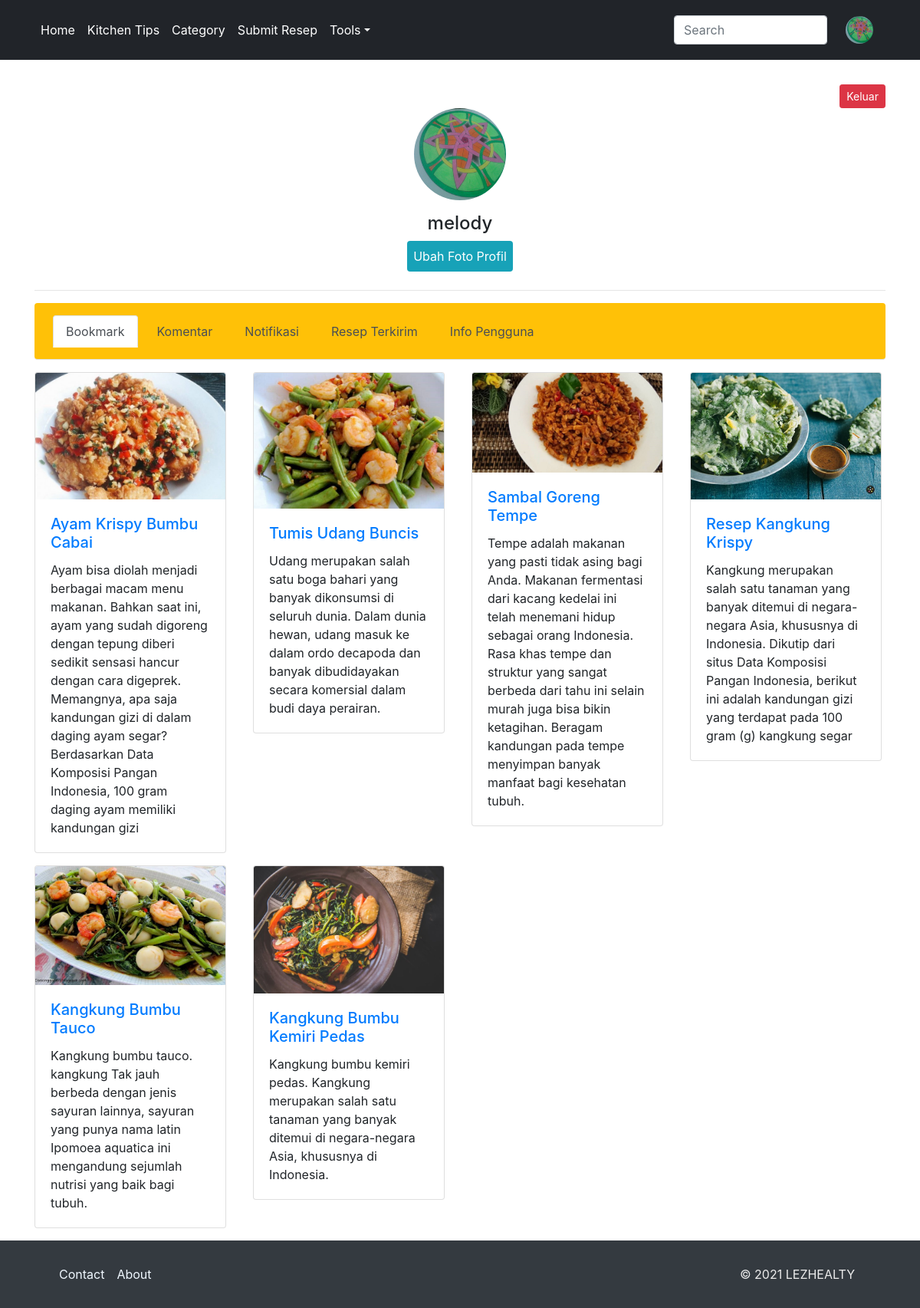
The app's page /profile.php (signed in) with its own data.
### tables this page shows
CREATE TABLE `user` (
  `username` varchar(50) NOT NULL,
  `password` varchar(255) NOT NULL,
  `email` varchar(50) NOT NULL,
  `nohp` int(50) NOT NULL,
  `gambar` varchar(255) NOT NULL
);

CREATE TABLE `bookmark` (
  `id` int(11) NOT NULL,
  `username` varchar(255) NOT NULL,
  `blog_name` varchar(255) NOT NULL,
  `status` varchar(5) NOT NULL
);

CREATE TABLE `resep` (
  `id` int(11) NOT NULL,
  `sumber` varchar(50) NOT NULL,
  `judul` varchar(50) NOT NULL,
  `deskripsi` varchar(1000) NOT NULL,
  `tag1` varchar(20) NOT NULL,
  `tag2` varchar(20) NOT NULL,
  `tag3` varchar(20) NOT NULL,
  `tag4` varchar(20) NOT NULL
);

### function.php (called while the page is built, shortened)
<?php
    $conn = mysqli_connect("localhost","root","","food_and_health");
    function queryResep($x){
    global $conn;
    $result = $conn->query($x);
    $rows = [];
    while ($row = mysqli_fetch_assoc($result)){
            $rows[] = $row;
        }
    return $rows;
    }
    function apply_foto_profil(){
        global $conn;
        $username = $_SESSION["username"];
        $result = $conn->query("SELECT * FROM user WHERE username = '$username'");
        $rows = [];
        while ($row = $result -> fetch_assoc()){
            $rows[] = $row;
        }
        if (isset($rows[0]["gambar"])) {
            $namafile = $rows[0]["gambar"];
            return $namafile;
        }
        else{
            return false;
        }
    }
?>

### profile.php (the view, shortened to what this page needs)
<?php
  require 'function.php';
  $username_profile = $_SESSION["username"];
  $recipe = queryResep("SELECT blog_name FROM bookmark WHERE username = '$username_profile' AND status = 'ON'");
?>
<!DOCTYPE html>
<html>
<head>
    <link rel="stylesheet" href="https://cdn.jsdelivr.net/npm/bootstrap@4.6.0/dist/css/bootstrap.min.css">
    <link rel="stylesheet" type="text/css" href="https://stackpath.bootstrapcdn.com/font-awesome/4.7.0/css/font-awesome.min.css">
</head>
<body>
<nav class="navbar navbar-expand-lg navbar-dark bg-dark fixed-top p-3 navbar4bg">
    <div class="container">
    <div class="collapse navbar-collapse" id="navbarTogglerDemo01">
        <ul class="navbar-nav mr-auto mt-2 mt-lg-0">
          <li class="nav-item">
            <a class="nav-link text-white" href="index.php">Home </a>
          </li>
          <li class="nav-item">
            <a class="nav-link text-white" href="kitchen-tips.php">Kitchen Tips</a>
          </li>
          <li class="nav-item">
            <a class="nav-link text-white" href="category.php">Category</a>
          </li>
          <li class="nav-item">
            <a class="nav-link text-white" href="submit-recipe.php">Submit Resep</a>
          </li>
          <li class="nav-item dropdown">
            <a class="nav-link dropdown-toggle text-white" href="#" id="navbarDropdown" role="button" data-toggle="dropdown" aria-haspopup="true" aria-expanded="false">
            Tools</a>
          </li>
        </ul>
      <form class="form-inline my-2 my-lg-0" action="result.php" method="get">
          <input class="form-control me-2" style="width:200px" name="keyword" placeholder="Search" aria-label="Search">
      </form>
      <span>
      <?php if (!apply_foto_profil()) : ?>
          <a class="navbar-brand ml-4" href="login.php">
            <img class="rounded-circle" src="img/avatar.jpg" alt="..." height="36" width="36" />
          </a>
        <?php else : ?>
          <a class="navbar-brand ml-4" href="login.php">
            <img class="rounded-circle" src="upload/foto-profil/<?=apply_foto_profil()?>" alt="..." height="36" width="36" />
          </a>
          <?php endif ?>
      </span>
    </div>
    </div>
  </nav>
  <div class="container" style="margin-top:110px">
    <div class="d-flex justify-content-end">
    <form action="" method="post">
    <button class="btn btn-danger btn-sm" name="logout" id="logout" value="1">Keluar</button>
    </form>
    </div>
    <div class="d-flex justify-content-center">
    <?php if (!apply_foto_profil()) : ?>
      <img class="rounded-circle" src="img/avatar.jpg" alt="..." height="100" />
    <?php else : ?>
    <img class="rounded-circle" src="upload/foto-profil/<?=apply_foto_profil()?>" alt="..." height="120" width="120" />
    <?php endif?>
    </div>
      <div class="d-flex mt-3 justify-content-center">
      <h4><?=$_SESSION["username"]?></h4>
      </div>
      <div class="d-flex justify-content-center">
        <form id="form_pp" action="" method="post" enctype="multipart/form-data">
          <label  class="btn-info p-2 rounded" for="profile_pic">Ubah Foto Profil</label>
        </form>
      </div>
      <hr/>
        <nav>
          <div class="nav nav-tabs bg-warning rounded p-3 mb-3 justify-content-left" id="nav-tab" role="tablist";">
            <a class="nav-item nav-link select active ml-2" id="nav-home-tab" data-toggle="tab" href="#nav-home" role="tab" aria-controls="nav-home" aria-selected="true">Bookmark</a>
            <a class="nav-item nav-link select ml-2" id="nav-profile-tab" data-toggle="tab" href="#nav-profile" role="tab" aria-controls="nav-profile" aria-selected="false">Komentar</a>
            <a class="nav-item nav-link select ml-2" id="nav-profile0-tab" data-toggle="tab" href="#nav-profile0" role="tab" aria-controls="nav-profile0" aria-selected="false">Notifikasi</a>
            <a class="nav-item nav-link select ml-2" id="nav-profile1-tab" data-toggle="tab" href="#nav-profile1" role="tab" aria-controls="nav-profile1" aria-selected="false">Resep Terkirim</a>
            <a class="nav-item nav-link select ml-2" id="nav-profile2-tab" data-toggle="tab" href="#nav-profile2" role="tab" aria-controls="nav-profile2" aria-selected="false">Info Pengguna</a>
          </div>
        </nav>
        <div class="tab-content " id="nav-tabContent">
          <div class="tab-pane fade show active" id="nav-home" role="tabpanel" aria-labelledby="nav-home-tab">
          <div class="row">
         <?php foreach($recipe as $card) :?>
          <div class="col-3">
          <div class="card mb-3" style="width: 250px;">
              <img src="blog/<?=$card["blog_name"].".jpg"?>" class="card-img-top" alt="..." />
              <div class="card-body">
                <?php
                $blog_name = $card['blog_name'];
                $nama_resep = queryResep("SELECT * FROM resep WHERE sumber = '$blog_name'")
                ?>
                <a href="blog/<?=$card["blog_name"].".php";?>" class="text-decoration-none hover-orange">
                <h5 class="card-title"><?=$nama_resep[0]["judul"];?></h5>
                </a>
                <p class="card-text"><?=$nama_resep[0]["deskripsi"] ?></p>
              </div>
            </div>
          </div>
          <?php endforeach?>
          </div>
          </div>
        </div>
    </div>
    <div class="bg-dark">
    <div class="container">
      <div class="p-4 footer-blog">
      <div class="row">
        <div class="col-9">
            <ul class="nav">
            <li class="nav-item"><a href="../contact.php" class="nav-link px-2 text-muted contact-about">Contact</a></li>
            <li class="nav-item"><a href="../about.php" class="nav-link px-2 text-muted contact-about">About</a></li>
            </ul>
        </div>
        <div class="col-3">
            <ul class="nav justify-content-end">
            <li class="nav-item"><a class="nav-link copyright">&copy; 2021 LEZHEALTY</a></li>
            </ul>
        </div>
        </div>
      </div>
    </div>
  </div>
</body>
</html>

### records on screen
user: gambar (picture)
bookmark: blog_name (picture), resep.judul "Ayam Krispy Bumbu Cabai", resep.deskripsi "Ayam bisa diolah menjadi berbagai macam menu makanan. Bahkan saat ini, ayam yang sudah digoreng dengan tepung diberi sedikit sensasi hancur dengan cara digeprek. Memangnya, apa saja kandungan gizi di dalam daging ayam segar? Berdasarkan Data Komposisi Pangan Indonesia, 100 gram daging ayam memiliki kandungan gizi"
bookmark: blog_name (picture), resep.judul "Tumis Udang Buncis", resep.deskripsi "Udang merupakan salah satu boga bahari yang banyak dikonsumsi di seluruh dunia. Dalam dunia hewan, udang masuk ke dalam ordo decapoda dan banyak dibudidayakan secara komersial dalam budi daya perairan."
bookmark: blog_name (picture), resep.judul "Sambal Goreng Tempe", resep.deskripsi "Tempe adalah makanan yang pasti tidak asing bagi Anda. Makanan fermentasi dari kacang kedelai ini telah menemani hidup sebagai orang Indonesia. Rasa khas tempe dan struktur yang sangat berbeda dari tahu ini selain murah juga bisa bikin ketagihan. Beragam kandungan pada tempe menyimpan banyak manfaat bagi kesehatan tubuh."
bookmark: blog_name (picture), resep.judul "Resep Kangkung Krispy", resep.deskripsi "Kangkung merupakan salah satu tanaman yang banyak ditemui di negara-negara Asia, khususnya di Indonesia. Dikutip dari situs Data Komposisi Pangan Indonesia, berikut ini adalah kandungan gizi yang terdapat pada 100 gram (g) kangkung segar"
bookmark: blog_name (picture), resep.judul "Kangkung Bumbu Tauco", resep.deskripsi "Kangkung bumbu tauco. kangkung Tak jauh berbeda dengan jenis sayuran lainnya, sayuran yang punya nama latin Ipomoea aquatica ini mengandung sejumlah nutrisi yang baik bagi tubuh."
bookmark: blog_name (picture), resep.judul "Kangkung Bumbu Kemiri Pedas", resep.deskripsi "Kangkung bumbu kemiri pedas. Kangkung merupakan salah satu tanaman yang banyak ditemui di negara-negara Asia, khususnya di Indonesia."

### other values on screen
$_SESSION["username"] "melody"
